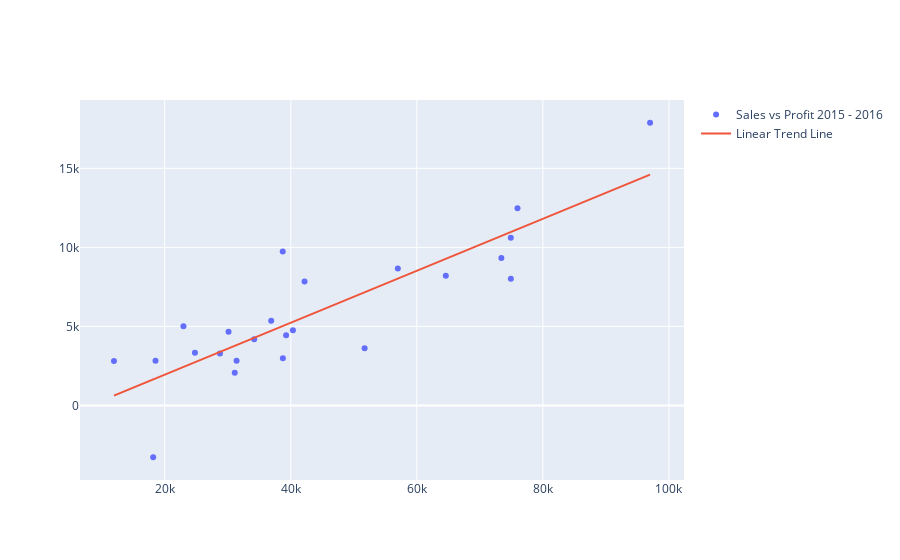

Write notebook code for a chart like this one.
### Code cell
#membuat scatter plot
dot = go.Scatter(
    x = df_concat.sales,
    y = df_concat.profit,
    mode = "markers",
    name = "Sales vs Profit 2015 - 2016"
)

line = go.Scatter(
    x=df_concat.sales,
    y=lines,
    name="Linear Trend Line"
)

data = [dot,line]

fig = go.Figure(data = data)
iplot(fig)
